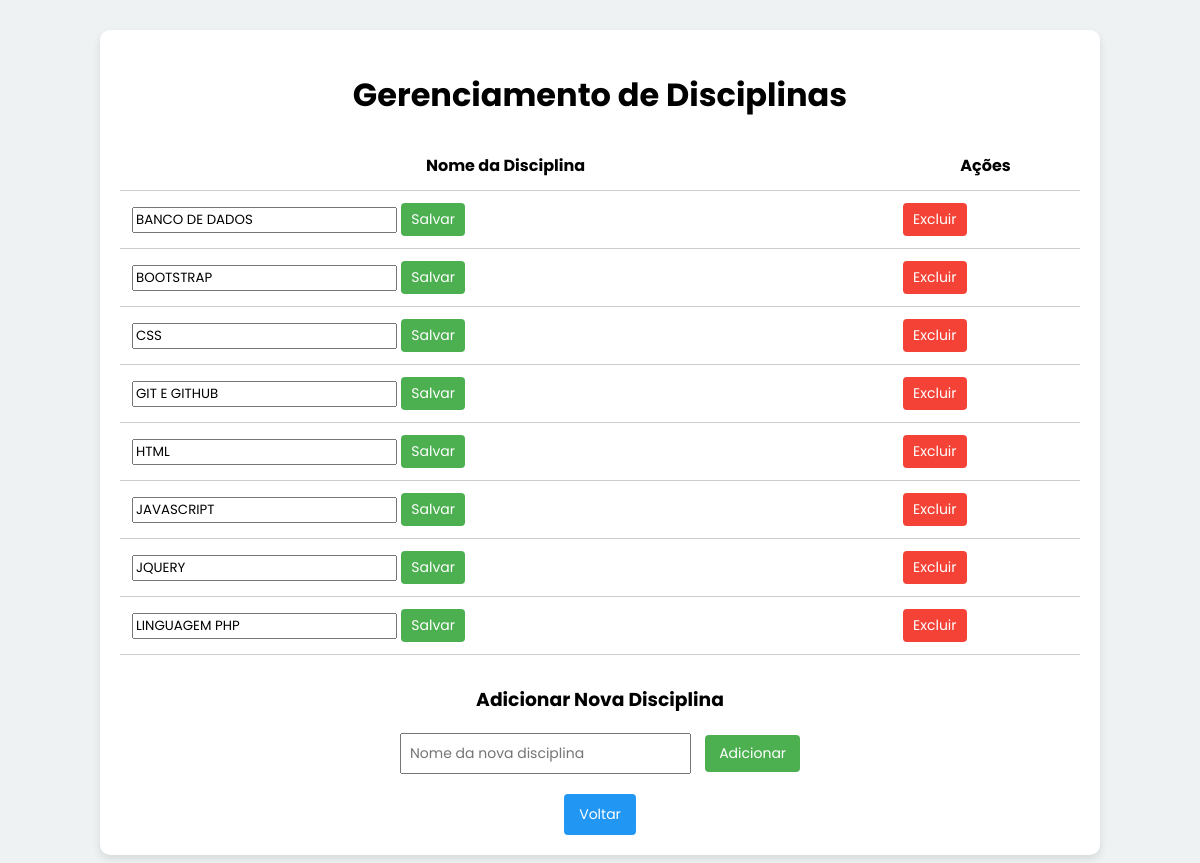
The app's page /gerenciar_disciplinas.php (signed in) with its own data.
### tables this page shows
CREATE TABLE disciplinas (
  id INT NOT NULL AUTO_INCREMENT,
  nome VARCHAR(30) NOT NULL,
  PRIMARY KEY (id)
  );

### gerenciar_disciplinas.php (the view, shortened to what this page needs)
<?php
include("conexao.php");
$sql = "SELECT * FROM disciplinas ORDER BY nome";
$resultado = mysqli_query($connection, $sql);
?>
<!DOCTYPE html>
<html lang="pt-br">
<head>
    <link rel="stylesheet" href="style/gerTurma.css">
</head>
<body>
<div class="container">
    <h1>Gerenciamento de Disciplinas</h1>
    <?php if (mysqli_num_rows($resultado) > 0): ?>
        <table>
            <thead>
                <tr>
                    <th>Nome da Disciplina</th>
                    <th>Ações</th>
                </tr>
            </thead>
            <tbody>
                <?php while ($disciplina = mysqli_fetch_assoc($resultado)): ?>
                    <tr>
                        <td>
                            <form method="post" class="inline-form">
                                <input type="text" name="novo_nome" value="<?php echo htmlspecialchars($disciplina['nome']); ?>">
                                <button type="submit" name="editar" class="btn btn-editar">Salvar</button>
                            </form>
                        </td>
                        <td class="acoes">
                            <form method="post" class="inline-form" onsubmit="return confirm('Tem certeza que deseja excluir esta disciplina?');">
                                <button type="submit" name="deletar" class="btn btn-excluir">Excluir</button>
                            </form>
                        </td>
                    </tr>
                <?php endwhile; ?>
            </tbody>
        </table>
    <?php else: ?>
        <p>Nenhuma disciplina cadastrada.</p>
    <?php endif; ?>
    <div class="form-adicionar">
        <h3>Adicionar Nova Disciplina</h3>
        <form method="post">
            <input type="text" name="nome_disciplina" placeholder="Nome da nova disciplina" required>
            <button type="submit" name="adicionar" class="btn btn-editar">Adicionar</button>
        </form>
    </div>
    <div style="text-align: center;">
        <a href="administrador.php" class="btn btn-voltar">Voltar</a>
    </div>
</div>
</body>
</html>

### Style/gerTurma.css (style rules this page uses)
* { font-family: "poppins", sans-serif; }
body { font-family: Arial, sans-serif; background-color: #eef2f3; margin: 0; padding: 0; }
.container { width: 80%; margin: 30px auto; background-color: white; padding: 20px; border-radius: 10px; box-shadow: 0 4px 8px rgba(0,0,0,0.1); }
h1 { text-align: center; }
table { width: 100%; margin-top: 20px; border-collapse: collapse; }
th, td { padding: 12px; border-bottom: 1px solid #ccc; }
.acoes { display: flex; gap: 10px; }
.btn { padding: 6px 10px; border: none; border-radius: 4px; cursor: pointer; font-size: 14px; }
.btn-editar { background-color: #4CAF50; color: white; }
.btn-excluir { background-color: #f44336; color: white; }
.btn-voltar { background-color: #2196F3; color: white; padding: 10px 15px; text-decoration: none; display: inline-block; margin-top: 20px; }
form.inline-form { display: inline; }
.form-adicionar { margin-top: 30px; text-align: center; }
.form-adicionar input { padding: 8px; font-size: 14px; }
.form-adicionar button { padding: 8px 14px; margin-left: 10px; }

### records on screen
disciplinas: novo_nome "BANCO DE DADOS"
disciplinas: novo_nome "BOOTSTRAP"
disciplinas: novo_nome "CSS"
disciplinas: novo_nome "GIT E GITHUB"
disciplinas: novo_nome "HTML"
disciplinas: novo_nome "JAVASCRIPT"
disciplinas: novo_nome "JQUERY"
disciplinas: novo_nome "LINGUAGEM PHP"
